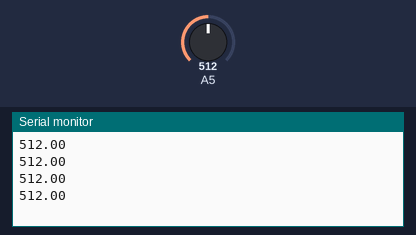
The sketch below on a simulated Arduino Uno, built with avr-gcc and run on an emulated ATmega328P. Parts: the last lines printed to the serial monitor. The test bench sets the inputs (shaded band); at power-on: A5 = 512.

Above: at 1.2 s.
1.3 s: A5 set to 716
At 1.71 s:
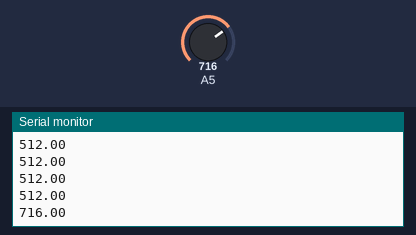
2.8 s: A5 set to 900
At 2.91 s:
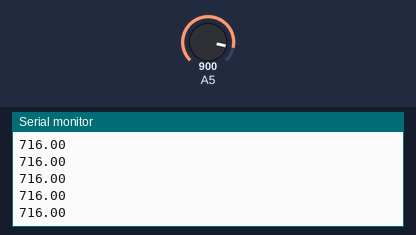
Timing chart, 0 to 5.8 s (numbered marks = the images above; inputs shaded):
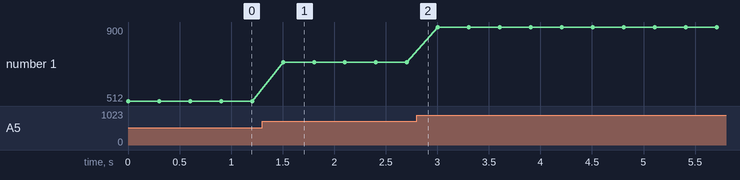

The sketch:

acelerometro.ino
```cpp
void setup() {
  Serial.begin(9600);
  pinMode(A5, INPUT);
}

void loop() {
   double teta = analogRead(A5);
   Serial.println(teta);
   delay(300);
}
```

Measured:
- after the input at 1.3 s, the serial monitor: prints a new line after 0.20 s (image 1)
- plotted number 1: 512 → 716 after the input at 1.3 s, 716 → 900 after the input at 2.8 s
